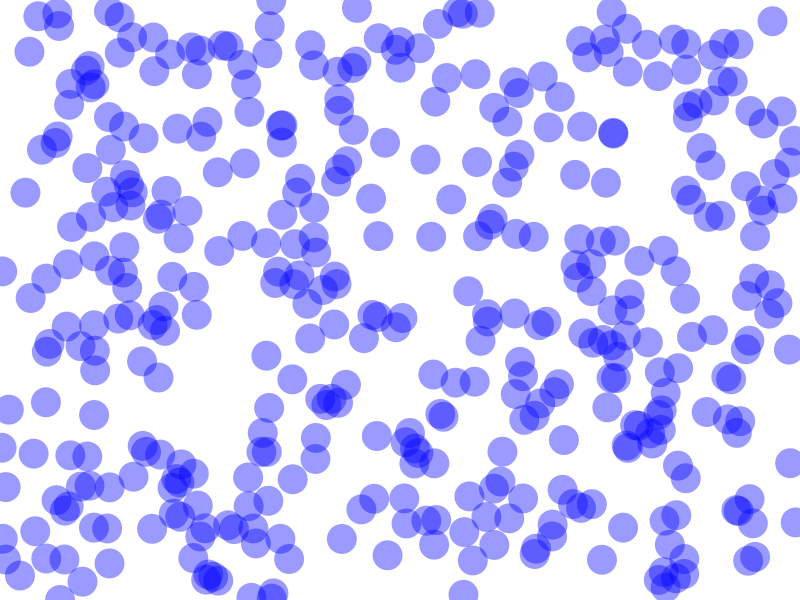
Frame 1 (no input)
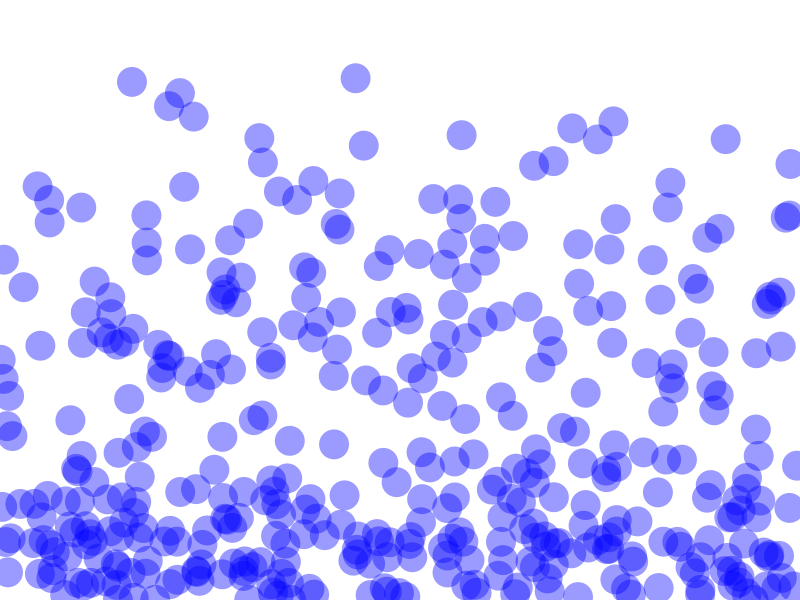
Frame 60 (the mouse pressed at the canvas centre just before this capture)
Frame 120 (the mouse held since frame 60 and released just before this capture): identical to frame 60, image omitted

The Processing sketch that drew these frames (run headless with seeded random() and noise(); from frame 60 on, the mouse is pressed at the canvas centre):

// Processing sketch: processing_38201
// ── processing_38201.pde

float s = 30;
float g = 0.1;
float a = 1.0;
float gs = 2.5;

class Star {
  float x;
  float y;
  float vx;
  float vy;

  void init(float w, float h) {
    x = random(0, w);
    y = random(0, h);
    vx = random(-gs, gs);
    vy = random(-gs, gs);
  }

  void draw() {
    ellipse(x, y, s, s);
  }

  void update() {
    vy += g;
    x += vx;
    y += vy;

    if (y < 0) {
      y = 0;
      vy = -a * vy;
    }
    else if (y > height) {
      y = height;
      vy = -a * vy;
    }
    if (x < 0) {
      x = 0;
      vx = -a * vx;
    }
    else if (x > width) {
      x = width;
      vx = -a * vx;
    }
  }

  void spreading() {
  }
};

int n = 400;
Star [] stars;

void setup()
{
  size(800, 600);
  smooth();
  stars = new Star[n];
  for (int i=0;i<n;i++) {
    stars[i] = new Star();
    stars[i].init(width, height);
  }
  noStroke();
  fill(0, 0, 255, 100);
}

void draw() {
  background(255);
  for (int i=0; i<n; i++) {
    if (mousePressed)
      stars[i].spreading();
    else
      stars[i].update();
    stars[i].draw();
  }
}
